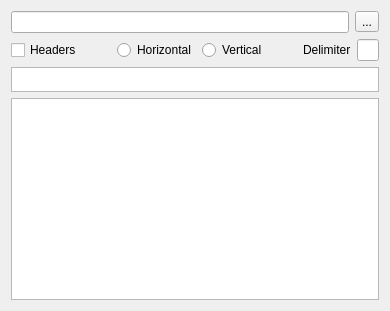
<?xml version="1.0" encoding="UTF-8"?>
<ui version="4.0">
 <class>TaskPanel</class>
 <widget class="QWidget" name="TaskPanel">
  <property name="geometry">
   <rect>
    <x>0</x>
    <y>0</y>
    <width>390</width>
    <height>311</height>
   </rect>
  </property>
  <property name="sizePolicy">
   <sizepolicy hsizetype="MinimumExpanding" vsizetype="MinimumExpanding">
    <horstretch>0</horstretch>
    <verstretch>0</verstretch>
   </sizepolicy>
  </property>
  <property name="windowTitle">
   <string>Import Alignment</string>
  </property>
  <layout class="QGridLayout" name="gridLayout">
   <item row="0" column="0">
    <layout class="QHBoxLayout" name="horizontalLayout_3">
     <item>
      <widget class="QLineEdit" name="filename">
       <property name="sizePolicy">
        <sizepolicy hsizetype="Expanding" vsizetype="Fixed">
         <horstretch>1</horstretch>
         <verstretch>0</verstretch>
        </sizepolicy>
       </property>
      </widget>
     </item>
     <item>
      <widget class="QToolButton" name="pick_file">
       <property name="text">
        <string>...</string>
       </property>
      </widget>
     </item>
    </layout>
   </item>
   <item row="1" column="0">
    <layout class="QHBoxLayout" name="horizontalLayout_4">
     <item>
      <widget class="QCheckBox" name="headers">
       <property name="text">
        <string>Headers</string>
       </property>
      </widget>
     </item>
     <item>
      <spacer name="horizontalSpacer_2">
       <property name="orientation">
        <enum>Qt::Horizontal</enum>
       </property>
       <property name="sizeHint" stdset="0">
        <size>
         <width>40</width>
         <height>20</height>
        </size>
       </property>
      </spacer>
     </item>
     <item>
      <layout class="QHBoxLayout" name="horizontalLayout_5">
       <item>
        <widget class="QRadioButton" name="Horizontal">
         <property name="text">
          <string>Horizontal</string>
         </property>
        </widget>
       </item>
       <item>
        <widget class="QRadioButton" name="Vertical">
         <property name="text">
          <string>Vertical</string>
         </property>
        </widget>
       </item>
      </layout>
     </item>
     <item>
      <spacer name="horizontalSpacer">
       <property name="orientation">
        <enum>Qt::Horizontal</enum>
       </property>
       <property name="sizeHint" stdset="0">
        <size>
         <width>40</width>
         <height>20</height>
        </size>
       </property>
      </spacer>
     </item>
     <item>
      <widget class="QLabel" name="delimiter_label">
       <property name="text">
        <string>Delimiter</string>
       </property>
      </widget>
     </item>
     <item>
      <widget class="QLineEdit" name="delimiter">
       <property name="sizePolicy">
        <sizepolicy hsizetype="Maximum" vsizetype="Fixed">
         <horstretch>0</horstretch>
         <verstretch>0</verstretch>
        </sizepolicy>
       </property>
       <property name="maximumSize">
        <size>
         <width>30</width>
         <height>16777215</height>
        </size>
       </property>
      </widget>
     </item>
    </layout>
   </item>
   <item row="3" column="0">
    <layout class="QHBoxLayout" name="horizontalLayout">
     <item>
      <widget class="QTableView" name="table_view">
       <property name="sizePolicy">
        <sizepolicy hsizetype="Expanding" vsizetype="MinimumExpanding">
         <horstretch>0</horstretch>
         <verstretch>0</verstretch>
        </sizepolicy>
       </property>
       <property name="sortingEnabled">
        <bool>false</bool>
       </property>
       <attribute name="horizontalHeaderStretchLastSection">
        <bool>false</bool>
       </attribute>
      </widget>
     </item>
    </layout>
   </item>
   <item row="2" column="0">
    <widget class="QTableView" name="header_matcher">
     <property name="sizePolicy">
      <sizepolicy hsizetype="Expanding" vsizetype="Fixed">
       <horstretch>0</horstretch>
       <verstretch>0</verstretch>
      </sizepolicy>
     </property>
     <property name="maximumSize">
      <size>
       <width>16777215</width>
       <height>25</height>
      </size>
     </property>
     <property name="verticalScrollBarPolicy">
      <enum>Qt::ScrollBarAlwaysOff</enum>
     </property>
     <property name="horizontalScrollBarPolicy">
      <enum>Qt::ScrollBarAlwaysOff</enum>
     </property>
     <attribute name="horizontalHeaderVisible">
      <bool>false</bool>
     </attribute>
    </widget>
   </item>
  </layout>
 </widget>
 <resources/>
 <connections/>
</ui>
